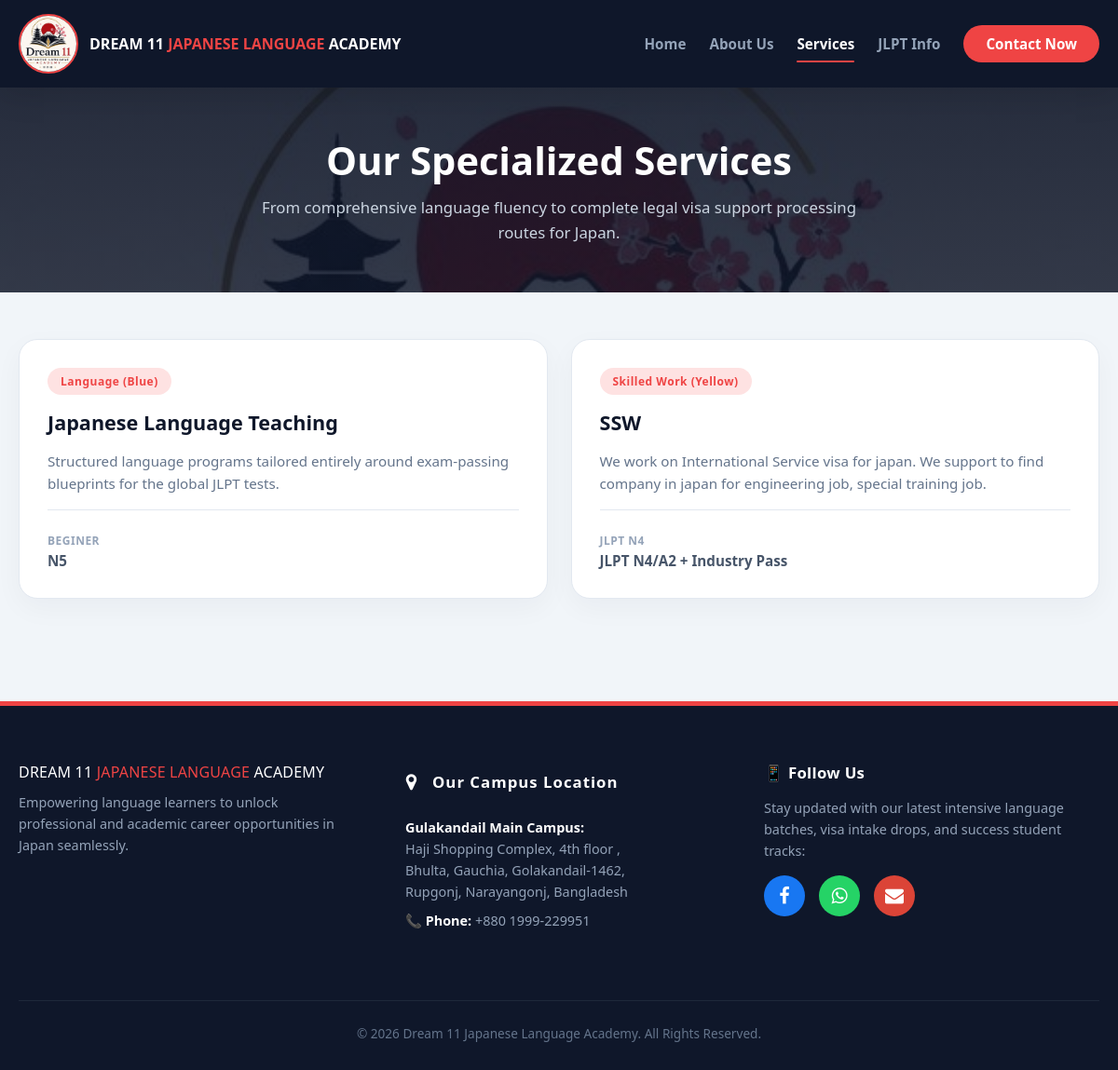
Page /services/ on the committed database.
### courses/models.py (models this page shows, shortened)
class ServiceItem(models.Model):
    COLORS = [
        ('LANGUAGE', 'Language (Blue)'),
        ('EDUCATION', 'Education (Green)'),
        ('SKILLED', 'Skilled Work (Yellow)'),
        ('TRAINING', 'Training (Purple)'),
    ]
    track_type = models.CharField(max_length=20, choices=COLORS, default='LANGUAGE')
    title = models.CharField(max_length=150, help_text="e.g., Student Visa Processing")
    description = models.TextField()
    meta_label = models.CharField(max_length=100, help_text="e.g., Requirements")
    meta_value = models.CharField(max_length=150, help_text="e.g., JLPT N4/A2 + Industry Pass")
    order = models.IntegerField(default=0, help_text="Order to display on page.")
    class Meta:
        ordering = ['order']
        verbose_name = "Service Item Card"

### courses/views.py (the view)
# urls.py: path('services/', views.services_view, name='services'),
def services_view(request):
    items = ServiceItem.objects.all()
    return render(request, 'courses/services.html', {'services': items})

### courses/templates/courses/services.html (shortened to what this page needs)
{% load static %}
<!DOCTYPE html>
<html lang="en">
<head>
    <link rel="stylesheet" href="{% static 'css/style.css' %}?v=9">
    <link rel="stylesheet" href="https://cdnjs.cloudflare.com/ajax/libs/font-awesome/4.7.0/css/font-awesome.min.css">
</head>
<body>
<nav class="navbar-custom">
    <div class="navbar-container">
        <a class="brand-wrapper" href="{% url 'home' %}">
            <img src="{% static 'logo.jpg' %}" alt="Academy Logo" class="brand-logo-img">
            <span>DREAM 11 <span style="color: #ef4444;">JAPANESE LANGUAGE </span>ACADEMY</span>
        </a>
            <ul class="nav-menu-list" id="dropdownNavMenu">
                <li class="nav-menu-item {% if request.resolver_match.url_name == 'home' %}nav-active{% endif %}">
                    <a href="{% url 'home' %}">Home</a>
                </li>
                <li class="nav-menu-item {% if request.resolver_match.url_name == 'about' %}nav-active{% endif %}">
                    <a href="{% url 'about' %}">About Us</a>
                </li>
                <li class="nav-menu-item {% if request.resolver_match.url_name == 'services' %}nav-active{% endif %}">
                    <a href="{% url 'services' %}">Services</a>
                </li>
                <li class="nav-menu-item {% if request.resolver_match.url_name == 'jlpt_info' %}nav-active{% endif %}">
                    <a href="{% url 'jlpt_info' %}">JLPT Info</a>
                </li>
                <li class="nav-menu-item"><a class="btn-nav-action" href="{% url 'contact' %}">Contact Now</a></li>
            </ul>
    </div>
</nav>
    <header class="hero-banner" style="padding: 50px 20px;">
        <h1 style="font-size: clamp(2rem, 5vw, 2.6rem); font-weight: 800; margin: 0;">Our Specialized Services</h1>
        <p style="color: #cbd5e1; max-width: 650px; margin: 10px auto 0 auto; line-height: 1.6; font-size: 1.05rem;">
            From comprehensive language fluency to complete legal visa support processing routes for Japan.
        </p>
    </header>
        <main class="cards-container-grid" style="margin-top: 50px;">
        {% for item in services %}
        <div class="premium-course-card" style="min-height: auto; padding: 30px; margin-bottom: 10px;">
            <div>
                <span class="card-level-badge">{{ item.get_track_type_display }}</span>
                <h3 class="card-course-title">{{ item.title }}</h3>
                <p class="card-course-description" style="margin-bottom: 15px;">{{ item.description }}</p>
                <div class="card-divider-line"></div>
                <small class="meta-item-label">{{ item.meta_label }}</small>
                <div class="meta-item-value" style="font-size: 0.95rem; margin-top: 2px; color: #475569;">{{ item.meta_value }}</div>
            </div>
        </div>
        {% empty %}
        <div style="text-align:center; width:100%; color:#64748b;">No service cards created in the admin panel yet.</div>
        {% endfor %}
    </main>
   <footer class="premium-academy-footer">
        <div class="footer-grid-container">
            <div class="footer-grid-column">
                <div class="footer-brand-title" style="font-size: 16px;">DREAM 11 <span style="color: #ef4444;">JAPANESE LANGUAGE </span>ACADEMY</div>
                <p class="footer-column-text">Empowering language learners to unlock professional and academic career opportunities in Japan seamlessly.</p>
            </div>
            <div style="flex: 1 !important; min-width: 280px !important; box-sizing: border-box !important; margin-bottom: 20px;">
                <div style="font-weight: 700; font-size: 1.05rem; color: #ffffff; margin-bottom: 15px; letter-spacing: 1px; display: flex; align-items: center; ">
                    <span class="fa fa-map-marker" style="color: #ef4444; font-size: 1.25rem;"></span>Our Campus Location
                </div>
                <p style="font-size: 0.9rem; color: #94a3b8; line-height: 1.6; margin-left: 15px;">
                    <strong style="color: #ffffff;">Gulakandail Main Campus:</strong><br>
                    Haji Shopping Complex, 4th floor ,<br>
                    Bhulta, Gauchia, Golakandail-1462, <br>Rupgonj, Narayangonj, Bangladesh <br>
                    <span style="display: block; margin-top: 8px;">📞 <strong style="color: #ffffff;">Phone:</strong> +880 1999-229951</span>
                </p>
            </div>
            <div class="footer-grid-column">
                <div class="footer-column-heading">📱 Follow Us</div>
                <p class="footer-column-text">Stay updated with our latest intensive language batches, visa intake drops, and success student tracks:</p>
                <div class="footer-social-row">
                    <a href="https://www.facebook.com/dream.11.academy" class="fa fa-facebook" target="_blank"></a>
                    <a href="whatsapp://send?phone=8801999229951" class="fa fa-whatsapp" target="_blank"></a>
<a href="mailto:dream2011.info@gmail.com"
   target="_blank"
   onclick="window.open(this.href); return false;"
   class="fa fa-envelope"
   aria-label="Email Dream 11 Academy"></a>
                </div>
            </div>
        </div>
        <div class="footer-copyright-divider"></div>
        <p style="margin: 0; font-size: 0.85rem; color: #64748b; text-align: center;">
            &copy; 2026 Dream 11 Japanese Language Academy. All Rights Reserved.
        </p>
    </footer>
</body>
</html>

### rows in the picture
ServiceItem: track_type "Language (Blue)", title "Japanese Language Teaching", description "Structured language programs tailored entirely around exam-passing blueprints for the global JLPT tests.", meta_label "BEGINER", meta_value "N5"
ServiceItem: track_type "Skilled Work (Yellow)", title "SSW", description "We work on International Service visa for japan. We support to find company in japan for engineering job, special training job.", meta_label "JLPT N4", meta_value "JLPT N4/A2 + Industry Pass"
